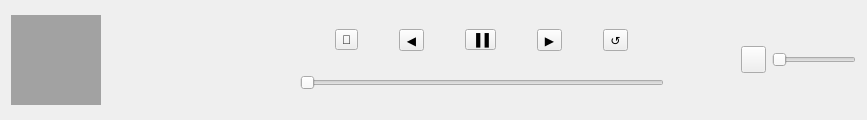
      <widget class="QFrame" name="horizontalFrame">
       <property name="minimumSize">
        <size>
         <width>0</width>
         <height>120</height>
        </size>
       </property>
       <property name="maximumSize">
        <size>
         <width>16777215</width>
         <height>110</height>
        </size>
       </property>
       <layout class="QHBoxLayout" name="horizontalLayout_3">
        <item>
         <widget class="QLabel" name="label">
          <property name="minimumSize">
           <size>
            <width>90</width>
            <height>90</height>
           </size>
          </property>
          <property name="maximumSize">
           <size>
            <width>90</width>
            <height>90</height>
           </size>
          </property>
          <property name="styleSheet">
           <string notr="true">background-color: rgb(162, 162, 162);</string>
          </property>
          <property name="text">
           <string/>
          </property>
         </widget>
        </item>
        <item>
         <widget class="QWidget" name="verticalWidget" native="true">
          <layout class="QVBoxLayout" name="verticalLayout_6">
           <item>
            <widget class="QLabel" name="label_3">
             <property name="minimumSize">
              <size>
               <width>100</width>
               <height>37</height>
              </size>
             </property>
             <property name="styleSheet">
              <string notr="true">color: rgb(255, 255, 255);
font: 12pt &quot;Segoe UI&quot;;</string>
             </property>
             <property name="text">
              <string/>
             </property>
             <property name="wordWrap">
              <bool>true</bool>
             </property>
            </widget>
           </item>
           <item>
            <widget class="QLabel" name="label_2">
             <property name="minimumSize">
              <size>
               <width>100</width>
               <height>37</height>
              </size>
             </property>
             <property name="styleSheet">
              <string notr="true">color: rgb(255, 255, 255);
font: 12pt &quot;Segoe UI&quot;;</string>
             </property>
             <property name="text">
              <string/>
             </property>
            </widget>
           </item>
          </layout>
         </widget>
        </item>
        <item>
         <widget class="QLabel" name="label_Value_1">
          <property name="minimumSize">
           <size>
            <width>45</width>
            <height>0</height>
           </size>
          </property>
          <property name="maximumSize">
           <size>
            <width>100</width>
            <height>16777215</height>
           </size>
          </property>
          <property name="text">
           <string/>
          </property>
         </widget>
        </item>
        <item alignment="Qt::AlignmentFlag::AlignVCenter">
         <widget class="QWidget" name="verticalWidget_2" native="true">
          <property name="minimumSize">
           <size>
            <width>400</width>
            <height>90</height>
           </size>
          </property>
          <property name="maximumSize">
           <size>
            <width>400</width>
            <height>16777215</height>
           </size>
          </property>
          <layout class="QVBoxLayout" name="verticalLayout_5">
           <item>
            <widget class="QWidget" name="horizontalWidget_2" native="true">
             <property name="minimumSize">
              <size>
               <width>0</width>
               <height>30</height>
              </size>
             </property>
             <layout class="QHBoxLayout" name="horizontalLayout_4">
              <item>
               <widget class="QToolButton" name="toolButton_random">
                <property name="styleSheet">
                 <string notr="true">font: 13pt &quot;Segoe UI&quot;;</string>
                </property>
                <property name="text">
                 <string>🎲</string>
                </property>
               </widget>
              </item>
              <item>
               <widget class="QToolButton" name="toolButton_prev">
                <property name="styleSheet">
                 <string notr="true">font: 15pt &quot;Segoe UI&quot;;</string>
                </property>
                <property name="text">
                 <string>◀</string>
                </property>
               </widget>
              </item>
              <item>
               <widget class="QToolButton" name="toolButton_play">
                <property name="text">
                 <string>▐▐</string>
                </property>
               </widget>
              </item>
              <item>
               <widget class="QToolButton" name="toolButton_next">
                <property name="styleSheet">
                 <string notr="true">font: 15pt &quot;Segoe UI&quot;;</string>
                </property>
                <property name="text">
                 <string>▶</string>
                </property>
               </widget>
              </item>
              <item>
               <widget class="QToolButton" name="toolButton_loop">
                <property name="styleSheet">
                 <string notr="true">font: 14pt &quot;Segoe UI&quot;;</string>
                </property>
                <property name="text">
                 <string>↺</string>
                </property>
               </widget>
              </item>
             </layout>
            </widget>
           </item>
           <item>
            <widget class="QWidget" name="horizontalWidget_4" native="true">
             <property name="minimumSize">
              <size>
               <width>0</width>
               <height>32</height>
              </size>
             </property>
             <layout class="QHBoxLayout" name="horizontalLayout_11">
              <item>
               <widget class="QSlider" name="horizontalSlider_Audio_File_Duration">
                <property name="styleSheet">
                 <string notr="true">selection-background-color: rgb(255, 255, 255);</string>
                </property>
                <property name="orientation">
                 <enum>Qt::Orientation::Horizontal</enum>
                </property>
               </widget>
              </item>
             </layout>
            </widget>
           </item>
          </layout>
         </widget>
        </item>
        <item>
         <widget class="QLabel" name="label_Value_2">
          <property name="minimumSize">
           <size>
            <width>47</width>
            <height>0</height>
           </size>
          </property>
          <property name="text">
           <string/>
          </property>
         </widget>
        </item>
        <item>
         <widget class="QToolButton" name="toolButton_Volume">
          <property name="minimumSize">
           <size>
            <width>25</width>
            <height>27</height>
           </size>
          </property>
          <property name="text">
           <string/>
          </property>
         </widget>
        </item>
        <item alignment="Qt::AlignmentFlag::AlignLeft">
         <widget class="QSlider" name="horizontalSlider_Audio_Volume">
          <property name="minimumSize">
           <size>
            <width>70</width>
            <height>0</height>
           </size>
          </property>
          <property name="styleSheet">
           <string notr="true">selection-color: rgb(0, 0, 0);</string>
          </property>
          <property name="orientation">
           <enum>Qt::Orientation::Horizontal</enum>
          </property>
         </widget>
        </item>
       </layout>
      </widget>
